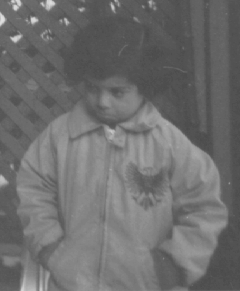
%> input picture 영상처리/matlab/images/pout.tif, 240 x 291 px
$ octave c4p36.m   (GNU Octave 9; MATLAB toolbox functions it lacks are replaced by stand-ins)
%> lines starting %> are read from the running program, lines starting %| are printed output that depends on the picture
p = imread('pout.tif');
%> p is the input picture: size 291x240 uint8; min 74, max 224, mean 110.3
ph = histeq(p);
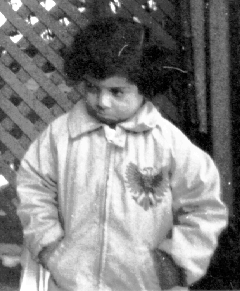
%> ph: size 291x240 uint8; min 0, max 255, mean 128.4
imshow(ph), figure, imhist(ph), axis tight
%> after `axis tight`:
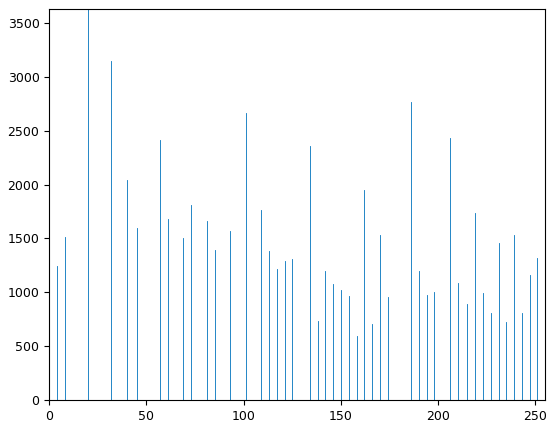
%> figure redrawn from the program's plot data; highest point at x = 20, y = 3628

$ run again, with 영상처리/matlab/images/bacteria.tif copied over 영상처리/matlab/images/pout.tif
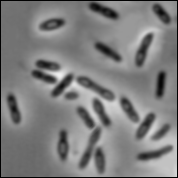
%> input picture 영상처리/matlab/images/bacteria.tif, 178 x 178 px
%> p is the input picture: size 178x178 uint8; min 0, max 239, mean 125.8
%> `ph = histeq(p);`:
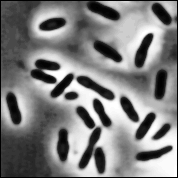
%> ph: size 178x178 uint8; min 0, max 255, mean 127
%> `axis tight`:
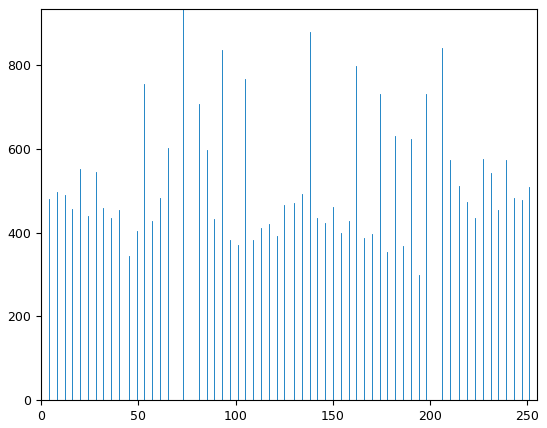
%> figure redrawn from the program's plot data; highest point at x = 73, y = 934

$ run again, with 영상처리/matlab/images/blocks.tif copied over 영상처리/matlab/images/pout.tif
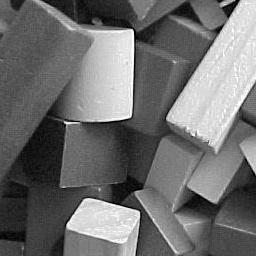
%> input picture 영상처리/matlab/images/blocks.tif, 256 x 256 px
%> p is the input picture: size 256x256 uint8; min 0, max 255, mean 110.3
%> `ph = histeq(p);`:
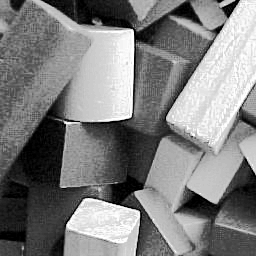
%> ph: size 256x256 uint8; min 0, max 255, mean 126.3
%> `axis tight`:
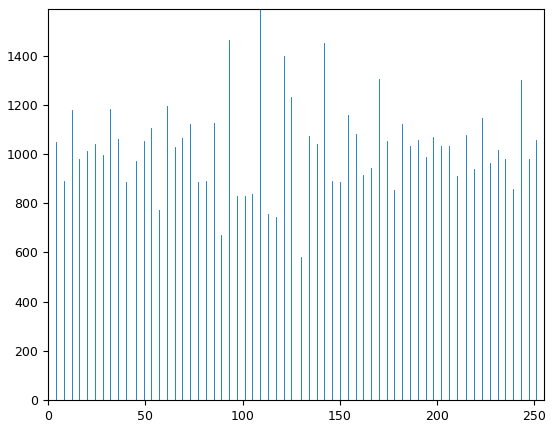
%> figure redrawn from the program's plot data; highest point at x = 109, y = 1589
